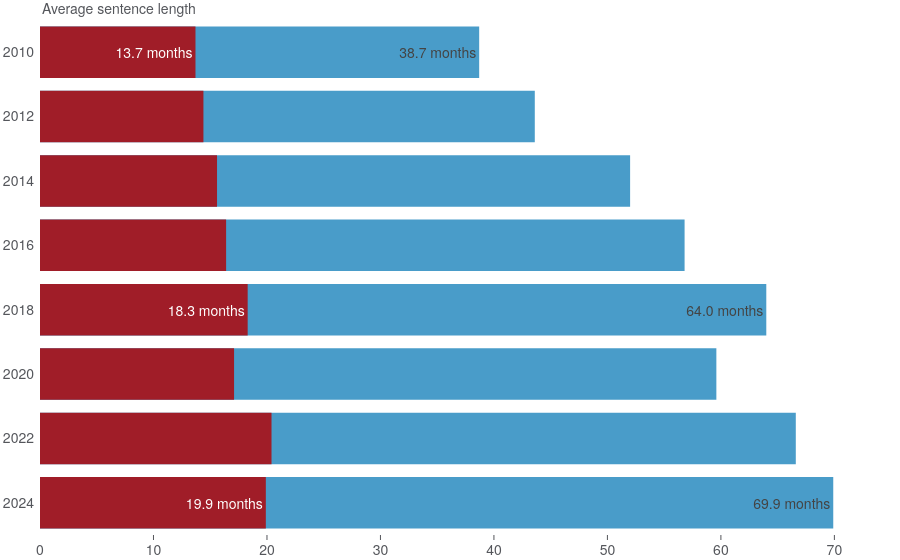

The notebook cell this image was saved under:
### Code cell
plotly_sentence_lengths.prepare_chart()

### Figure 1 — Plotly figure (JSON) as saved in the notebook; plotly's stock layout.template omitted (floating-point values rounded to 4 significant figures)
{"data": [{"hovertemplate": "%{x} months", "marker": {"color": "#499CC9"}, "name": "Indictable offences (more serious)", "orientation": "h", "text": ["38.7 months", "", "", "", "64.0 months", "", "", "69.9 months"], "textposition": "inside", "texttemplate": "%{text}", "type": "bar", "x": [38.7, 43.6, 52, 56.8, 64, 59.6, 66.6, 69.9], "y": [2010, 2012, 2014, 2016, 2018, 2020, 2022, 2024]}, {"hovertemplate": "%{x} months", "marker": {"color": "#A01D28"}, "name": "All offences", "orientation": "h", "text": ["13.7 months", "", "", "", "18.3 months", "", "", "19.9 months"], "textposition": "inside", "texttemplate": "%{text}", "type": "bar", "x": [13.7, 14.4, 15.6, 16.4, 18.3, 17.1, 20.4, 19.9], "y": [2010, 2012, 2014, 2016, 2018, 2020, 2022, 2024]}], "layout": {"annotations": [{"font": {"size": 14}, "showarrow": false, "text": "Average sentence length", "x": 0, "xanchor": "left", "xref": "paper", "y": 1, "yanchor": "bottom", "yref": "paper"}], "barmode": "overlay", "hoverlabel": {"bgcolor": "rgba(247, 242, 242, 0.8)"}, "hovermode": "y unified", "margin": {"l": 40}, "xaxis": {"zeroline": false}, "yaxis": {"autorange": "reversed"}}}
